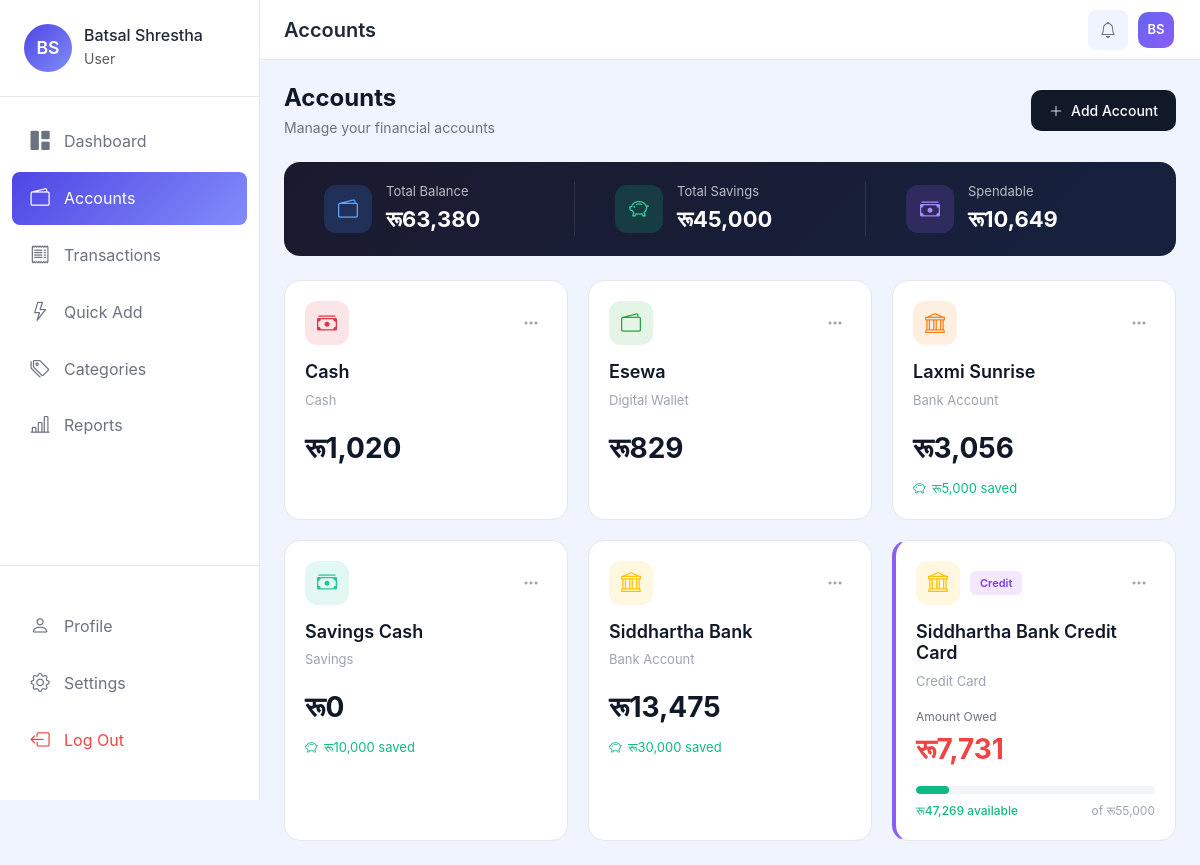
Before: /wallets/ (signed in) with the older database file.
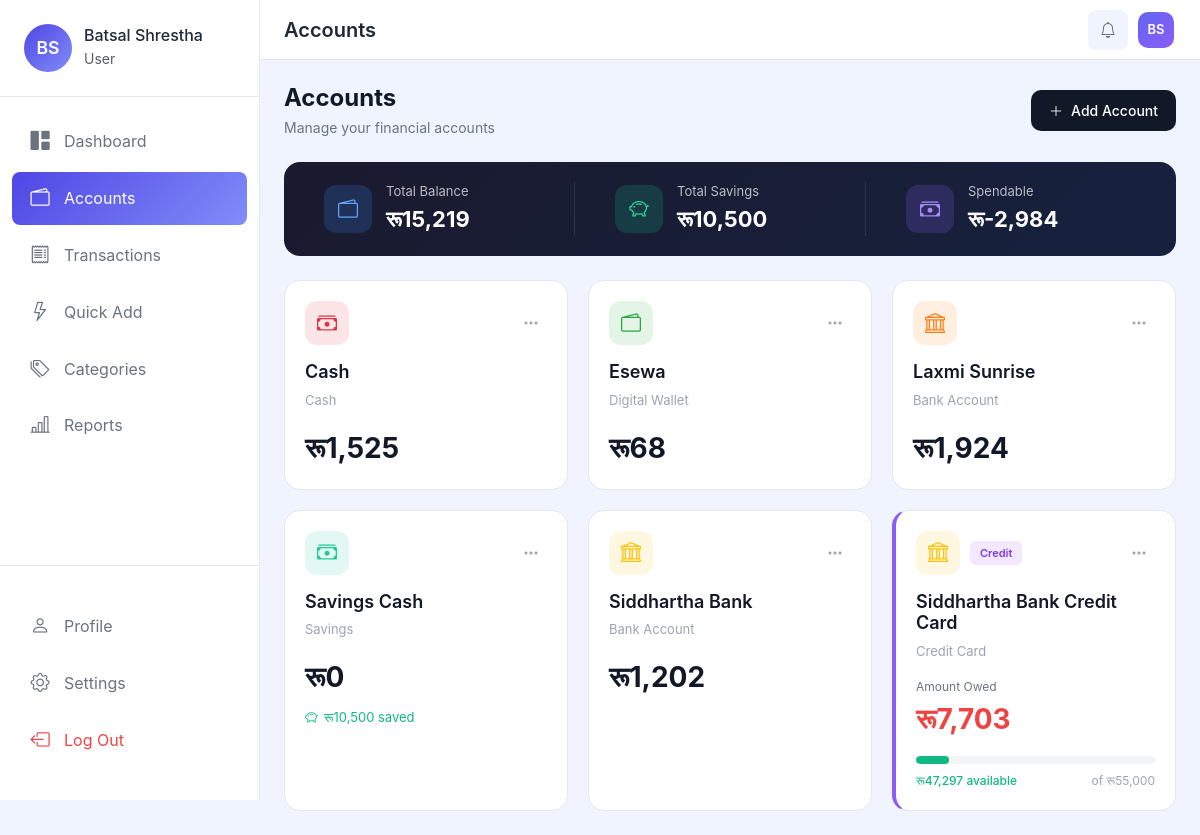
After: the same page with the newer database file.
### apps/accounts/models.py (models this page shows, shortened)
class UserProfile(models.Model):
    CURRENCY_CHOICES = [
        ('NPR', 'Nepali Rupee (रू)'),
        ('USD', 'US Dollar ($)'),
        ('EUR', 'Euro (€)'),
        ('GBP', 'British Pound (£)'),
        ('INR', 'Indian Rupee (₹)'),
        ('AUD', 'Australian Dollar (A$)'),
        ('CAD', 'Canadian Dollar (C$)'),
        ('JPY', 'Japanese Yen (¥)'),
        ('CNY', 'Chinese Yuan (¥)'),
    ]
    user = models.OneToOneField(User, on_delete=models.CASCADE, related_name='profile')
    profile_picture = models.ImageField(upload_to='profiles/', blank=True, null=True)
    currency = models.CharField(max_length=3, choices=CURRENCY_CHOICES, default='NPR')
    created_at = models.DateTimeField(auto_now_add=True)
    updated_at = models.DateTimeField(auto_now=True)
    class Meta:
        verbose_name = 'User Profile'
        verbose_name_plural = 'User Profiles'
    @property
    def currency_symbol(self):
        symbols = {
            'NPR': 'रू',
            'USD': '$',
            'EUR': '€',
            'GBP': '£',
            'INR': '₹',
            'AUD': 'A$',
            'CAD': 'C$',
            'JPY': '¥',
            'CNY': '¥',
        }
        return symbols.get(self.currency, 'रू')
    @property
    def display_name(self):
        if self.user.first_name:
            return f"{self.user.first_name} {self.user.last_name}".strip()
        return self.user.username
    @property
    def initials(self):
        if self.user.first_name and self.user.last_name:
            return f"{self.user.first_name[0]}{self.user.last_name[0]}".upper()
        return self.user.username[:2].upper()

### apps/wallets/models.py (models this page shows, shortened)
class Account(models.Model):
    ACCOUNT_TYPES = [
        ('bank', 'Bank Account'),
        ('wallet', 'Digital Wallet'),
        ('cash', 'Cash'),
        ('savings', 'Savings'),
        ('credit', 'Credit Card'),
    ]
    ICON_CHOICES = [
        ('bi-bank', 'Bank'),
        ('bi-wallet2', 'Wallet'),
        ('bi-cash-stack', 'Cash'),
        ('bi-piggy-bank', 'Savings'),
        ('bi-credit-card', 'Credit Card'),
        ('bi-phone', 'Mobile Wallet'),
    ]
    COLOR_CHOICES = [
        ('#28a745', 'Green'),
        ('#007bff', 'Blue'),
        ('#ffc107', 'Yellow'),
        ('#dc3545', 'Red'),
        ('#6f42c1', 'Purple'),
        ('#fd7e14', 'Orange'),
        ('#20c997', 'Teal'),
        ('#e83e8c', 'Pink'),
    ]
    user = models.ForeignKey(User, on_delete=models.CASCADE, related_name='accounts')
    name = models.CharField(max_length=100)
    account_type = models.CharField(max_length=20, choices=ACCOUNT_TYPES, default='bank')
    initial_balance = models.DecimalField(max_digits=12, decimal_places=2, default=0)
    savings_amount = models.DecimalField(
        max_digits=12,
        decimal_places=2,
        default=0,
        help_text="Amount you want to set aside as savings from this account"
    )
    credit_limit = models.DecimalField(
        max_digits=12,
        decimal_places=2,
        default=0,
        help_text="Credit limit for credit cards"
    )
    billing_due_date = models.DateField(
        null=True,
        blank=True,
        help_text="Next payment due date for credit cards"
    )
    minimum_payment = models.DecimalField(
        max_digits=12,
        decimal_places=2,
        default=0,
        help_text="Minimum payment due for credit cards"
    )
    icon = models.CharField(max_length=50, choices=ICON_CHOICES, default='bi-wallet2')
    color = models.CharField(max_length=7, choices=COLOR_CHOICES, default='#28a745')
    description = models.TextField(blank=True, null=True)
    is_active = models.BooleanField(default=True)
    include_in_total = models.BooleanField(default=True, help_text="Include in total balance calculation")
    created_at = models.DateTimeField(auto_now_add=True)
    updated_at = models.DateTimeField(auto_now=True)
    class Meta:
        verbose_name = 'Account'
        verbose_name_plural = 'Accounts'
        ordering = ['name']
        unique_together = ['user', 'name']
    @property
    def is_credit_card(self):
        return self.account_type == 'credit'
    @property
    def current_balance(self):
        from apps.transactions.models import Transaction
        credits = Transaction.objects.filter(
            account=self,
            transaction_type='credit'
        ).aggregate(total=models.Sum('amount'))['total'] or Decimal('0')
        debits = Transaction.objects.filter(
            account=self,
            transaction_type='debit'
        ).aggregate(total=models.Sum('amount'))['total'] or Decimal('0')
        if self.is_credit_card:
            return self.initial_balance + debits - credits
        else:
            return self.initial_balance + credits - debits
    @property
    def amount_owed(self):
        if self.is_credit_card:
            return self.current_balance
        return Decimal('0')
    @property
    def available_credit(self):
        if self.is_credit_card:
            return self.credit_limit - self.current_balance
        return Decimal('0')
    @property
    def credit_utilization(self):
        if self.is_credit_card and self.credit_limit > 0:
            return (self.current_balance / self.credit_limit) * 100
        return Decimal('0')
    @property
    def actual_balance(self):
        if self.is_credit_card:
            return self.available_credit
        return self.current_balance - self.savings_amount

### apps/wallets/views.py (the view)
# urls.py: path('', views.AccountListView.as_view(), name='list'),
class AccountListView(LoginRequiredMixin, ListView):
    model = Account
    template_name = 'wallets/list.html'
    context_object_name = 'accounts'
    def get_queryset(self):
        return Account.objects.filter(user=self.request.user).order_by('name')
    def get_context_data(self, **kwargs):
        context = super().get_context_data(**kwargs)
        accounts = self.get_queryset()
        regular_accounts = [acc for acc in accounts if not acc.is_credit_card and acc.include_in_total]
        credit_cards = [acc for acc in accounts if acc.is_credit_card and acc.include_in_total]
        total_balance = sum(acc.current_balance for acc in regular_accounts)
        total_credit_debt = sum(acc.amount_owed for acc in credit_cards)
        total_savings = sum(acc.savings_amount for acc in regular_accounts)
        spendable_balance = total_balance - total_savings - total_credit_debt
        context['total_balance'] = total_balance
        context['total_savings'] = total_savings
        context['spendable_balance'] = spendable_balance
        context['total_credit_debt'] = total_credit_debt
        context['currency_symbol'] = self.request.user.profile.currency_symbol
        context['page_title'] = 'Accounts'
        return context

### apps/wallets/templates/wallets/list.html (shortened to what this page needs)
{% extends 'base.html' %}
{% load humanize %}
{% block content %}
<div class="accounts-page">
    <div class="page-header">
        <div>
            <h1>Accounts</h1>
            <p>Manage your financial accounts</p>
        </div>
        <a href="{% url 'wallets:create' %}" class="btn-add">
            <i class="bi bi-plus-lg"></i>
            Add Account
        </a>
    </div>
    <div class="summary-banner">
        <div class="summary-item">
            <div class="summary-icon blue">
                <i class="bi bi-wallet2"></i>
            </div>
            <div>
                <span class="summary-label">Total Balance</span>
                <span class="summary-value">{{ currency_symbol }}{{ total_balance|floatformat:0|intcomma }}</span>
            </div>
        </div>
        <div class="summary-item">
            <div class="summary-icon green">
                <i class="bi bi-piggy-bank"></i>
            </div>
            <div>
                <span class="summary-label">Total Savings</span>
                <span class="summary-value">{{ currency_symbol }}{{ total_savings|floatformat:0|intcomma }}</span>
            </div>
        </div>
        <div class="summary-item">
            <div class="summary-icon purple">
                <i class="bi bi-cash-stack"></i>
            </div>
            <div>
                <span class="summary-label">Spendable</span>
                <span class="summary-value">{{ currency_symbol }}{{ spendable_balance|floatformat:0|intcomma }}</span>
            </div>
        </div>
    </div>
    {% if accounts %}
    <div class="accounts-grid">
        {% for account in accounts %}
        <div class="account-card {% if account.is_credit_card %}credit-card{% endif %}" onclick="window.location='{% url 'wallets:detail' account.pk %}'">
            <div class="card-header">
                <div class="card-icon" style="background: {{ account.color }}20; color: {{ account.color }};">
                    <i class="{{ account.icon }}"></i>
                </div>
                {% if account.is_credit_card %}
                <span class="card-badge purple">Credit</span>
                {% endif %}
                <div class="card-menu" onclick="event.stopPropagation();">
                    <button class="menu-btn" data-bs-toggle="dropdown">
                        <i class="bi bi-three-dots"></i>
                    </button>
                </div>
            </div>
            <div class="card-body">
                <h3 class="card-title">{{ account.name }}</h3>
                <span class="card-type">{{ account.get_account_type_display }}</span>
                {% if account.is_credit_card %}
                <div class="card-balance">
                    <span class="balance-label">Amount Owed</span>
                    <span class="balance-value red">{{ currency_symbol }}{{ account.amount_owed|floatformat:0|intcomma }}</span>
                </div>
                {% if account.credit_limit > 0 %}
                <div class="credit-bar">
                    <div class="credit-fill" style="width: {{ account.credit_utilization|floatformat:0 }}%;"></div>
                </div>
                <div class="credit-info">
                    <span class="available">{{ currency_symbol }}{{ account.available_credit|floatformat:0|intcomma }} available</span>
                    <span class="limit">of {{ currency_symbol }}{{ account.credit_limit|floatformat:0|intcomma }}</span>
                </div>
                {% endif %}
                {% else %}
                <div class="card-balance">
                    <span class="balance-value">{{ currency_symbol }}{{ account.actual_balance|floatformat:0|intcomma }}</span>
                </div>
                {% if account.savings_amount > 0 %}
                <div class="savings-tag">
                    <i class="bi bi-piggy-bank"></i>
                    {{ currency_symbol }}{{ account.savings_amount|floatformat:0|intcomma }} saved
                </div>
                {% endif %}
                {% endif %}
            </div>
        </div>
        {% endfor %}
    </div>
    {% endif %}
</div>
{% endblock %}

### templates/base.html (shortened to what this page needs)
{% load static %}
<!DOCTYPE html>
<html lang="en">
<head>
    <link href="https://cdn.jsdelivr.net/npm/bootstrap@5.3.2/dist/css/bootstrap.min.css" rel="stylesheet">
    <link href="https://cdn.jsdelivr.net/npm/bootstrap-icons@1.11.1/font/bootstrap-icons.css" rel="stylesheet">
    <link href="{% static 'css/style.css' %}" rel="stylesheet">
</head>
<body>
    {% if user.is_authenticated %}
    <div class="wrapper">
        {% include 'components/sidebar.html' %}
        <div class="main-content">
            {% include 'components/navbar.html' %}
            <div class="content-wrapper">
                {% block content %}{% endblock %}
            </div>
        </div>
    </div>
    <div class="toast-container position-fixed bottom-0 end-0 p-3" id="toastContainer" style="z-index: 1100;">
    </div>
    {% else %}
    <div class="auth-wrapper">
        {% include 'components/messages.html' %}
        {% block auth_content %}{% endblock %}
    </div>
    {% endif %}
</body>
</html>

### templates/components/sidebar.html (shortened to what this page needs)
{% load static %}
<nav class="sidebar" id="sidebar">
    <div class="sidebar-header">
        <div class="user-profile">
            {% if user.profile.profile_picture %}
            <img src="{{ user.profile.profile_picture.url }}" alt="Profile" class="profile-img">
            {% else %}
            <div class="profile-initials">{{ user.profile.initials }}</div>
            {% endif %}
            <div class="user-info">
                <h6 class="mb-0">{{ user.profile.display_name }}</h6>
                <small class="text-muted">User</small>
            </div>
        </div>
    </div>
    <ul class="nav flex-column">
        <li class="nav-item">
            <a class="nav-link {% if request.resolver_match.url_name == 'index' %}active{% endif %}" href="{% url 'dashboard:index' %}">
                <i class="bi bi-grid-1x2-fill"></i>
                <span>Dashboard</span>
            </a>
        </li>
        <li class="nav-item">
            <a class="nav-link {% if 'wallets' in request.resolver_match.namespace %}active{% endif %}" href="{% url 'wallets:list' %}">
                <i class="bi bi-wallet2"></i>
                <span>Accounts</span>
            </a>
        </li>
        <li class="nav-item">
            <a class="nav-link " href="{% url 'transactions:list' %}">
                <i class="bi bi-receipt"></i>
                <span>Transactions</span>
            </a>
        </li>
        <li class="nav-item">
            <a class="nav-link {% if 'template' in request.resolver_match.url_name or 'quick' in request.resolver_match.url_name %}active{% endif %}" href="{% url 'transactions:template_list' %}">
                <i class="bi bi-lightning"></i>
                <span>Quick Add</span>
            </a>
        </li>
        <li class="nav-item">
            <a class="nav-link {% if 'categories' in request.resolver_match.namespace %}active{% endif %}" href="{% url 'categories:list' %}">
                <i class="bi bi-tags"></i>
                <span>Categories</span>
            </a>
        </li>
        <li class="nav-item">
            <a class="nav-link {% if 'reports' in request.resolver_match.namespace %}active{% endif %}" href="{% url 'reports:monthly_list' %}">
                <i class="bi bi-bar-chart-line"></i>
                <span>Reports</span>
            </a>
        </li>
    </ul>
    <div class="sidebar-footer">
        <ul class="nav flex-column">
            <li class="nav-item">
                <a class="nav-link {% if request.resolver_match.url_name == 'profile' %}active{% endif %}" href="{% url 'accounts:profile' %}">
                    <i class="bi bi-person"></i>
                    <span>Profile</span>
                </a>
            </li>
            <li class="nav-item">
                <a class="nav-link {% if request.resolver_match.url_name == 'settings' %}active{% endif %}" href="{% url 'accounts:settings' %}">
                    <i class="bi bi-gear"></i>
                    <span>Settings</span>
                </a>
            </li>
            <li class="nav-item">
                <a class="nav-link text-danger" href="{% url 'accounts:logout' %}">
                    <i class="bi bi-box-arrow-left"></i>
                    <span>Log Out</span>
                </a>
            </li>
        </ul>
    </div>
</nav>

### templates/components/navbar.html (shortened to what this page needs)
<nav class="top-navbar">
    <div class="d-flex align-items-center">
        <h5 class="page-title mb-0 d-none d-md-block">{{ page_title|default:"Dashboard" }}</h5>
    </div>
    <div class="navbar-actions d-flex align-items-center gap-2">
        <div class="dropdown">
            <button class="btn btn-icon" type="button" data-bs-toggle="dropdown" aria-expanded="false" id="notificationDropdownBtn">
                <i class="bi bi-bell"></i>
            </button>
        </div>
        <div class="dropdown">
            <button class="btn btn-icon profile-btn" type="button" data-bs-toggle="dropdown" aria-expanded="false">
                <div class="profile-avatar-sm">
                    {% if user.first_name %}
                        {{ user.first_name|make_list|first }}{{ user.last_name|make_list|first }}
                    {% else %}
                        {{ user.username|make_list|first|upper }}
                    {% endif %}
                </div>
            </button>
        </div>
    </div>
</nav>

Changed rows visible on the page:
computed for Account "Cash": actual_balance "1,020" → "1,525"
changed Account "Esewa": actual_balance "829" → "68"
changed Account "Laxmi Sunrise": actual_balance "3,056" → "1,924"; currency_symbol "रू" → (not shown); savings_amount "5,000" → (not shown)
changed Account "Savings Cash": savings_amount "10,000" → "10,500"
changed Account "Siddhartha Bank": actual_balance "13,475" → "1,202"; currency_symbol "रू" → (not shown); savings_amount "30,000" → (not shown)
changed Account "Siddhartha Bank Credit Card": amount_owed "7,731" → "7,703"; available_credit "47,269" → "47,297"
Other visible differences:
{{ total_balance|floatformat:0|intcomma }}: "63,380" → "15,219"
{{ total_savings|floatformat:0|intcomma }}: "45,000" → "10,500"
{{ spendable_balance|floatformat:0|intcomma }}: "10,649" → "-2,984"
